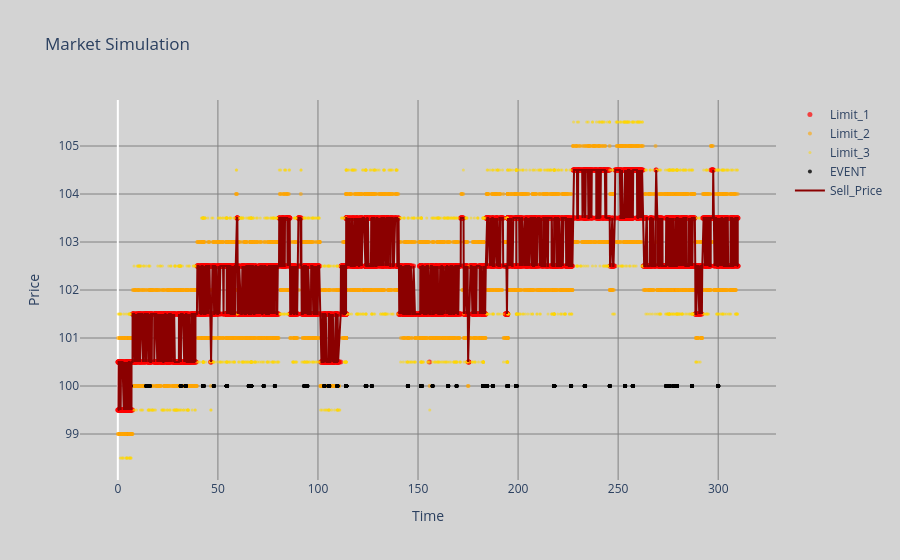

Source (notebook cell):
### Code cell
NB_EVENTS_SIMULATED = 10000
qr.Run_QR_simulated(NB_EVENTS_SIMULATED, False)

### Figure 1 — Plotly figure (JSON) as saved in the notebook; plotly's stock layout.template omitted (floating-point values rounded to 4 significant figures; data arrays with more than 128 entries replaced by an {"elided": "..."} marker saying what was removed)
{"data": [{"marker": {"color": "red", "opacity": 0.7, "size": 5}, "mode": "markers", "name": "Limit_1", "type": "scatter", "x": {"elided": "6116 float values"}, "y": {"elided": "6116 float values"}}, {"marker": {"color": "orange", "opacity": 0.6, "size": 4}, "mode": "markers", "name": "Limit_2", "type": "scatter", "x": {"elided": "2689 float values"}, "y": {"elided": "2689 int values"}}, {"marker": {"color": "gold", "opacity": 0.5, "size": 3}, "mode": "markers", "name": "Limit_3", "type": "scatter", "x": {"elided": "1195 float values"}, "y": {"elided": "1195 float values"}}, {"marker": {"color": "black", "opacity": 0.8, "size": 4}, "mode": "markers", "name": "EVENT", "type": "scatter", "x": {"elided": "1776 float values"}, "y": {"elided": "1776 int values"}}, {"line": {"color": "darkred", "width": 2}, "mode": "lines", "name": "Sell_Price", "type": "scatter", "x": {"elided": "2150 float values"}, "y": {"elided": "2150 float values"}}], "layout": {"paper_bgcolor": "#D3D3D3", "plot_bgcolor": "#D3D3D3", "title": {"text": "Market Simulation"}, "xaxis": {"gridcolor": "#808080", "showgrid": true, "title": {"text": "Time"}}, "yaxis": {"gridcolor": "#808080", "showgrid": true, "title": {"text": "Price"}}}}
